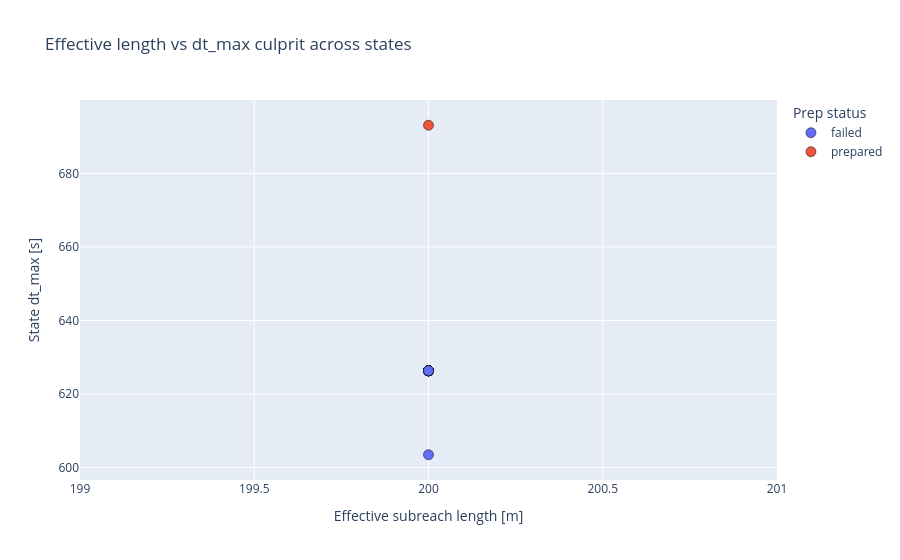

Notebook code for this chart:
### Markdown cell above
## Effective Length vs `dt_max`

### Code cell
fig = plot_effective_length_vs_dt(tail_df, tail="dt_max")
fig.show()

### Figure 1 — Plotly figure (JSON) as saved in the notebook; plotly's stock layout.template omitted (floating-point values rounded to 4 significant figures; data arrays with more than 128 entries replaced by an {"elided": "..."} marker saying what was removed)
{"data": [{"customdata": {"elided": "26x10 mixed values"}, "hovertemplate": "Prep status=failed<br>Effective subreach length [m]=%{x}<br>State dt_max [s]=%{y}<br>example_id=%{customdata[0]}<br>state_id=%{customdata[1]}<br>parent_link_id=%{customdata[2]}<br>id_link=%{customdata[3]}<br>subreach_index=%{customdata[4]}<br>rapid_k=%{customdata[5]}<br>rapid_celerity_mps=%{customdata[6]}<br>rapid_width_m=%{customdata[7]}<br>rapid_subreach_width_m=%{customdata[8]}<br>slope_used=%{customdata[9]}<extra></extra>", "legendgroup": "failed", "marker": {"color": "#636efa", "line": {"color": "black", "width": 0.5}, "size": 10, "symbol": "circle"}, "mode": "markers", "name": "failed", "orientation": "v", "showlegend": true, "type": "scatter", "x": [200.0, 200.0, 200.0, 200.0, 200.0, 200.0, 200.0, 200.0, 200.0, 200.0, 200.0, 200.0, 200.0, 200.0, 200.0, 200.0, 200.0, 200.0, 200.0, 200.0, 200.0, 200.0, 200.0, 200.0, 200.0, 200.0], "xaxis": "x", "y": [626.3, 626.3, 626.3, 603.5, 626.3, 626.3, 626.3, 626.3, 626.3, 626.3, 626.3, 626.3, 626.3, 626.3, 626.3, 626.3, 626.3, 626.3, 626.3, 626.3, 626.3, 626.3, 626.3, 626.3, 626.3, 626.3], "yaxis": "y"}, {"customdata": [["21", "S012_unit_14", 38, 38, 18, 385.1, 0.5194, 1108.0, 1108.0, 0.0007522]], "hovertemplate": "Prep status=prepared<br>Effective subreach length [m]=%{x}<br>State dt_max [s]=%{y}<br>example_id=%{customdata[0]}<br>state_id=%{customdata[1]}<br>parent_link_id=%{customdata[2]}<br>id_link=%{customdata[3]}<br>subreach_index=%{customdata[4]}<br>rapid_k=%{customdata[5]}<br>rapid_celerity_mps=%{customdata[6]}<br>rapid_width_m=%{customdata[7]}<br>rapid_subreach_width_m=%{customdata[8]}<br>slope_used=%{customdata[9]}<extra></extra>", "legendgroup": "prepared", "marker": {"color": "#EF553B", "line": {"color": "black", "width": 0.5}, "size": 10, "symbol": "circle"}, "mode": "markers", "name": "prepared", "orientation": "v", "showlegend": true, "type": "scatter", "x": [200.0], "xaxis": "x", "y": [693.1], "yaxis": "y"}], "layout": {"legend": {"title": {"text": "Prep status"}, "tracegroupgap": 0}, "title": {"text": "Effective length vs dt_max culprit across states"}, "xaxis": {"anchor": "y", "domain": [0, 1], "title": {"text": "Effective subreach length [m]"}}, "yaxis": {"anchor": "x", "domain": [0, 1], "title": {"text": "State dt_max [s]"}}}}
